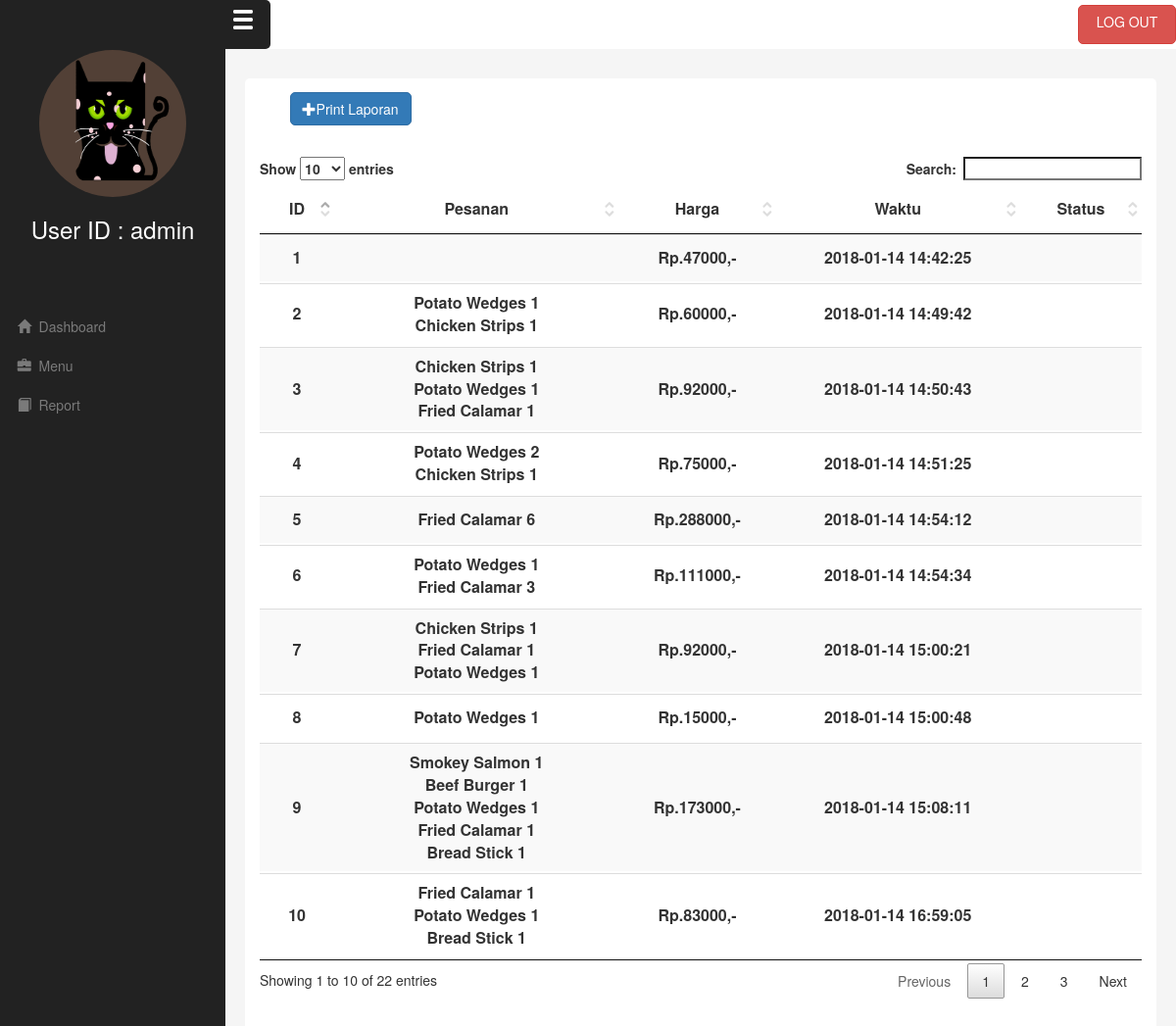
/admin/report.php (signed in), run on the app's committed database.
### tables this page shows
CREATE TABLE `payment` (
  `id` int(11) NOT NULL,
  `pesanan` text NOT NULL,
  `jumlah` int(11) NOT NULL,
  `waktu` timestamp NOT NULL DEFAULT CURRENT_TIMESTAMP ON UPDATE CURRENT_TIMESTAMP
);

### admin/report_view.php (the view, shortened to what this page needs)
<div class="bg_employee" >
	<div style="width:100%;height :80px;" >
		<div class="left_employee" style="width : 49%; float:;left;" >
		<a  class="btn btn-primary" href="print.php" style ="margin:3% 3% 2% 	10%;"><span class="glyphicon glyphicon-plus" ></span>Print Laporan</a></div>
</div>
<?php
include "koneksi.php";
$stmt = $conn->query("SELECT * FROM payment");
?>
<div class="col-md-12" style="width : 100%;">
        <div class="card-body table-responsive" style="width: 100%;">
          <table class="datatable table table-striped " id="myTable" cellspacing="0" width="100%">
            <thead>
        <tr>
            <th>ID</th>
            <th>Pesanan</th>
            <th>Harga</th>
            <th>Waktu</th>
            <th>Status</th>
        </tr>
    </thead>
    <tbody>
    	<?php
    		while($data = $stmt->fetch(PDO::FETCH_OBJ)){
			echo "<tr>";
			echo "<th align=center>". $data->id."</th>";
      $p ="";
      $datas = json_decode($data->pesanan);
        foreach ($datas as $key => $value) {
          if($value->nama != null)
            $p = $value->nama . " " .$value->jumlah . "<br>". $p;
        }
			echo "<th align=center>". $p."</th>";
			echo "<th align=center>Rp.". $data->jumlah.",-</th>";
			echo "<th align=center>". $data->waktu."</th>";
			echo "<th align=center>". $data->status."</th>";
			echo "</tr>";
		}
    	 ?>
          </tbody>
        </table>
        </div>
      </div>
</div>

### admin/report.php (shortened to what this page needs)
<!DOCTYPE>
<html>
		<head>
			<link rel="stylesheet" type="text/css" href="../css/bootstrap.css">
			<link rel="stylesheet" type="text/css" href="../css/admin.css">
			<link rel="stylesheet" type="text/css" href="../css/jquery.dataTables.min.css">
		</head>
<body style="background-color : #f5f5f5;">
		<div id="wrapper">
			<div id="sidebar-wrapper">
					<div class="btn-toogle">
					<div class="kanan"><a href="#" id="menu-toggle"><img src="../img/toggle.png" ></a></div>
			</div>
			<img class = "img_user" src="../img/profile.png">
			<div class="user_id">
					<h3>User ID : <?php echo $_SESSION['username']; ?> </h3>
			</div>
			<ul class="sidebar-nav">
				<li><a href="index.php">&nbsp  <span class="glyphicon glyphicon-home"></span>&nbsp  Dashboard </a></li>
				<li><a href="menu.php">&nbsp  <span class="glyphicon glyphicon-briefcase"></span>&nbsp  Menu</a></li>
				<li><a href="report.php"> &nbsp <span class="glyphicon glyphicon-book"></span>&nbsp  Report</a></li>
			</ul>
			</div>
		<div id="main-content">
			<div  class="container-fluid main" >
					<nav  class="nav-top">
							<a href="logout.php" class="btn btn-danger button-logout" >LOG OUT</a>
					</nav>
					<?php include "report_view.php" ?>
			</div>
		</div>
</div>
</body>
</html>

### css/admin.css (style rules this page uses)
body { margin : 0; padding : 0; }
a { text-decoration : none; }
li { list-style :none; }
* { padding : 0 ; margin : 0; }
.btn { border-radius : 5px; }
.button-logout { width : 100px; height : 40px; float :right; margin-top : 5px; }
#wrapper { overflow : hidden; }
#sidebar-wrapper { text-align : center; width : 230px; height : 130%; background : #222; float : left; z-index: 9999; position : absolute; margin-left :0px; -webkit-transition: all .8s ease-in-out; -moz-transition: all .8s ease-in-out; -o-transition: all .8s ease-in-out; transition: all .8s ease-in-out; position: fixed; }
#main-content { float:right; width: 100%; overflow : hidden; padding-left : 230px; -webkit-transition: all .8s ease-in-out; -moz-transition: all .8s ease-in-out; -o-transition: all .8s ease-in-out; transition: all .8s ease-in-out; }
#sidebar-wrapper a { display : block; padding : 10px 0; color : rgba(255,255,255,0.4); }
.sidebar-nav { text-align : left; margin-left : 10px; bottom : -4%; position: relative; }
.img_user { border-radius : 50%; margin-top : 22%; width : 150px; height : 150px; }
.user_id h3 { color : #fff; }
.btn-toogle { width : 120%; background-color : #222; position : absolute; border-radius : 0 5px 5px 0; }
.kanan { width : 20%; float : right; height : 50px; }
.kanan a { text-decoration : none; }
.kanan img { width : 20px; height : 20px; padding : 0; margin : 0; cursor : pointer; }
.nav-top { width : 100%; height: 50px; background-color : white; }
.container-fluid, .main { padding-left : 0; padding-right : 0; }
.table tr { height : 50px; text-align : center; }
th { text-align: center; }
.table > thead > tr > th { vertical-align: middle; }
.table > tbody > tr > th { vertical-align: middle; border-bottom: 2px solid #fff; }
.bg_employee { background-color : white; width : auto; overflow : hidden; margin-top : 30px; padding-bottom : 60px; margin-left : 20px; margin-right : 20px; border-radius : 5px; }

### data on the page
payment: id "1", jumlah "47000", waktu "2018-01-14 14:42:25"
payment: id "2", nama "Potato Wedges Chicken Strips", jumlah "1 1", jumlah "60000", waktu "2018-01-14 14:49:42"
payment: id "3", nama "Chicken Strips Potato Wedges Fried Calamar", jumlah "1 1 1", jumlah "92000", waktu "2018-01-14 14:50:43"
payment: id "4", nama "Potato Wedges Chicken Strips", jumlah "2 1", jumlah "75000", waktu "2018-01-14 14:51:25"
payment: id "5", nama "Fried Calamar", jumlah "6", jumlah "288000", waktu "2018-01-14 14:54:12"
payment: id "6", nama "Potato Wedges Fried Calamar", jumlah "1 3", jumlah "111000", waktu "2018-01-14 14:54:34"
payment: id "7", nama "Chicken Strips Fried Calamar Potato Wedges", jumlah "1 1 1", jumlah "92000", waktu "2018-01-14 15:00:21"
payment: id "8", nama "Potato Wedges", jumlah "1", jumlah "15000", waktu "2018-01-14 15:00:48"
payment: id "9", nama "Smokey Salmon Beef Burger Potato Wedges Fried Calamar Bread Stick", jumlah "1 1 1 1 1", jumlah "173000", waktu "2018-01-14 15:08:11"
payment: id "10", nama "Fried Calamar Potato Wedges Bread Stick", jumlah "1 1 1", jumlah "83000", waktu "2018-01-14 16:59:05"

### other printed values
$_SESSION['username'] "admin"
